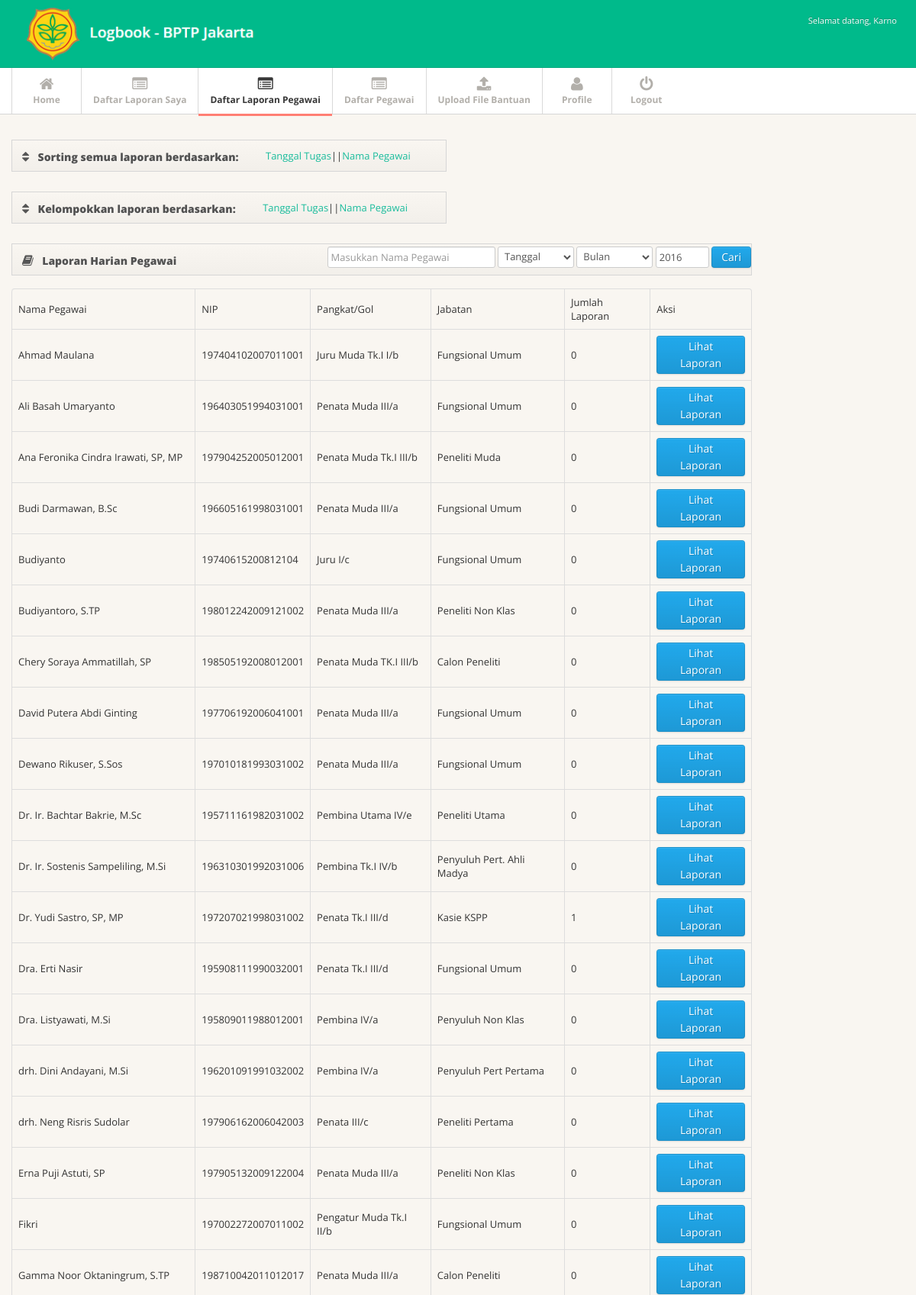
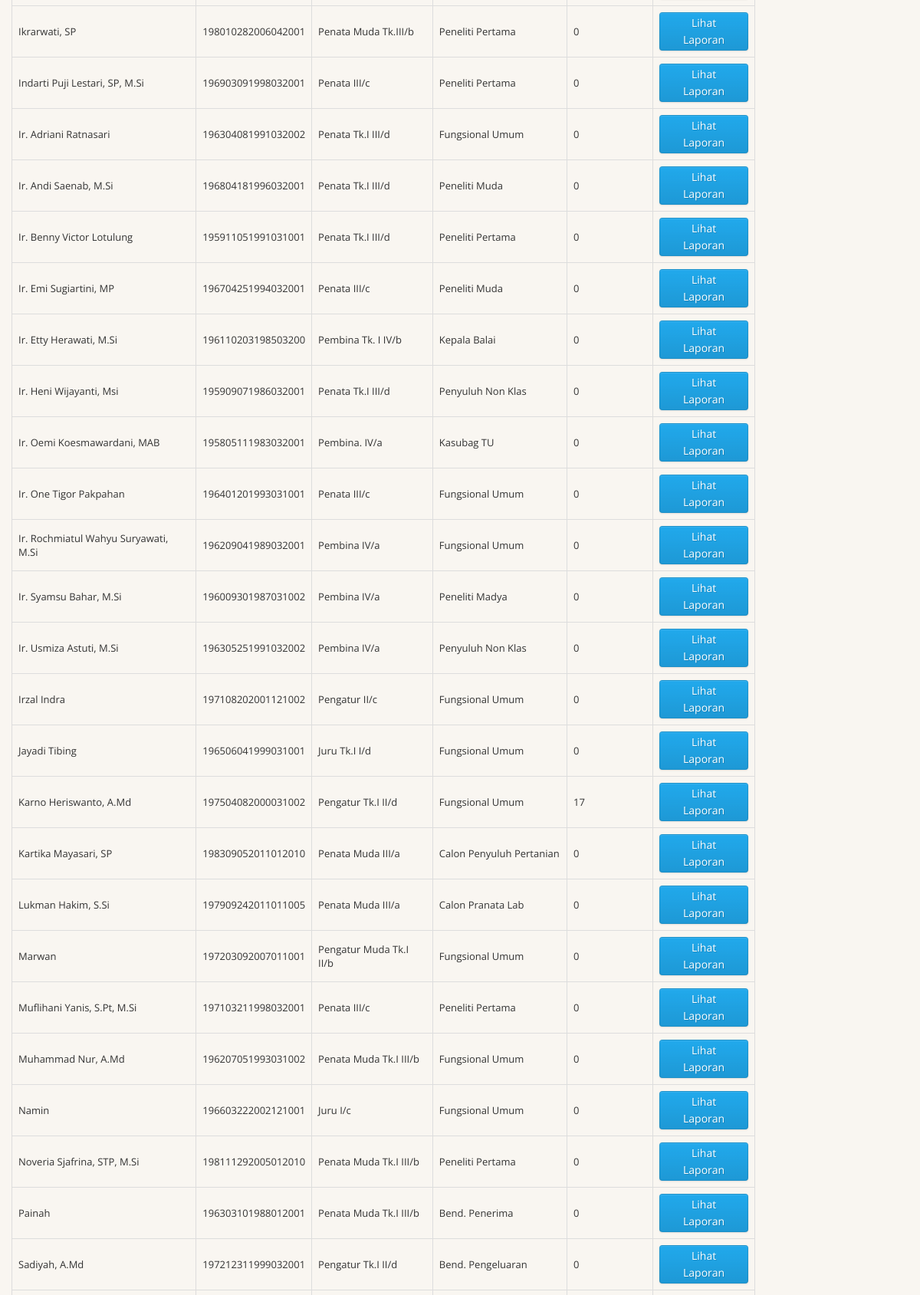
/level/admin/report-pegawai-kelompok.php?sort=nama (signed in, upper part), run on the app's committed database (2 pictures, top to bottom).
### tables this page shows
CREATE TABLE IF NOT EXISTS `user` (
  `nama` varchar(40) NOT NULL,
  `nip` varchar(18) NOT NULL,
  `pangkat` varchar(25) NOT NULL,
  `jabatan` varchar(25) NOT NULL,
  `username` varchar(15) NOT NULL,
  `password` varchar(10) NOT NULL,
  `role` varchar(11) NOT NULL
);

### level/admin/report-pegawai-kelompok.php (the view, shortened to what this page needs)
<?php
include "../../config/connect.php";
$currDate		= date('Y-m-d');
$year       = substr($currDate,0,4);
?>
<!DOCTYPE html>
<html lang="en">
<head>
<link href="../../assets/css/bootstrap.min.css" rel="stylesheet">
<link href="../../assets/css/bootstrap-responsive.min.css" rel="stylesheet">
<link href="../../assets/css/font-awesome.css" rel="stylesheet">
<link href="../../assets/css/style.css" rel="stylesheet">
<link href="../../assets/css/pages/dashboard.css" rel="stylesheet">
</head>
<body>
<?php
include "header-after-login.php";
?>
<div class="subnavbar">
  <div class="subnavbar-inner">
    <div class="container">
      <ul class="mainnav">
	  <li><a href="index.php"><i class="icon-home"></i><span>Home</span> </a> </li>
	  <li><a href="report.php"><i class="icon-list-alt"></i><span>Daftar Laporan Saya</span> </a> </li>
	  <li class="active"><a href="report-pegawai.php?sort=all"><i class="icon-list-alt"></i><span>Daftar Laporan Pegawai</span> </a> </li>
	  <li><a href="daftar-pegawai.php"><i class="icon-list-alt"></i><span>Daftar Pegawai</span> </a> </li>
	  <li><a href="halaman-upload.php"><i class="icon-upload-alt"></i><span>Upload File Bantuan</span> </a> </li>
      <li><a href="profile.php"><i class="icon-user"></i><span>Profile</span> </a> </li>
      <li class="nav navbar-nav navbar-right"><a href="logout.php"><i class="icon-off"></i><span>Logout</span> </a> </li>
    </div>
  </div>
</div>
<div class="main">
  <div class="main-inner">
  <div class="container">
	 <div class="row">
  <div class="widget widget-nopad">
			<div class="span6">
            <div class="widget-header"> <i class="icon-sort"></i>
              <h3> Sorting semua laporan berdasarkan:</h3> <a href="report-pegawai.php?sort=tanggal">Tanggal Tugas</a>||<a href="report-pegawai.php?sort=nama">Nama Pegawai</a>
            </div>
	</div>
	</div>
	</div>
	</div>
	  <div class="container">
	 <div class="row">
  <div class="widget widget-nopad">
			<div class="span6">
            <div class="widget-header"> <i class="icon-sort"></i>
              <h3> Kelompokkan laporan berdasarkan:</h3> <a href="report-pegawai-kelompok.php?sort=kelompok-tanggal">Tanggal Tugas</a>||<a href="report-pegawai-kelompok.php?sort=nama">Nama Pegawai</a>
            </div>
	</div>
	</div>
	</div>
	</div>
    <div class="container">
	 <div class="row">
        <div class="span10">
          <div class="widget widget-nopad">
            <div class="widget-header"> <i class="icon-book"></i>
			<div class='pull-right'>
			<form  name="cari_transaksi" action="search-laporan.php?=" method="post">
				<input type= "text" name="cari_laporan" placeholder="Masukkan Nama Pegawai"/>
				<select name="hari" style="width:100px">
					<option selected value="">Tanggal</option>
				</select>
				<select required name="bulan" style="width:100px">
					<option value="">Bulan</option>
				</select>
				<input type="text" name="tahun" value="<?php echo $year; ?>" style="width:60px">
				<input style="margin-bottom:8px" type="submit" class="btn btn-primary" name="submit" value="Cari"  />
			</form>
			</div>
              <h3> Laporan Harian Pegawai</h3>
            </div>
<div class="table-responsives">
<table class="table table-bordered">
    <?php
			if ($_GET['sort']=="kelompok-tanggal"){
			?>
			<tr>
			<td>Tanggal_tugas</td>
            <td>Jumlah Laporan</td>
			<td>Aksi</td>
			</tr>
			<?php
			$query ="SELECT distinct(`Tanggal_tugas`) FROM `uraian_tugas` ORDER BY Tanggal_tugas";
			$data = mysqli_query($con,$query);
			while ($fetch = mysqli_fetch_array($data)) {
	?>
       <tr>
            <td><?php echo $fetch['Tanggal_tugas']; ?></td>
			<?php
			$nama= $fetch['Tanggal_tugas'];
			$jml_laporan= "select count(Tanggal_tugas) FROM uraian_tugas WHERE Tanggal_tugas='$nama'";
			$que_jml = mysqli_query($con, $jml_laporan);
			$ambil = mysqli_fetch_array($que_jml);
			$lap = $ambil['count(Tanggal_tugas)'];
			?>
			<td><?php  echo $lap; ?></td>
            <td><a href="report-pegawai.php?sort=<?php echo $fetch['Tanggal_tugas']; ?>"><button button class="btn btn-primary">Lihat Laporan</button></a></td>
        </tr>
			<?php
			}
			?>
			</table>
			<?php
			}
			elseif($_GET['sort']=="all"){
			$query ="select * from uraian_tugas ";}
			elseif ($_GET['sort']=="nama"){
			$query ="select * from user order by nama";
			?>
			<tr>
			<td>Nama Pegawai</td>
			<td>NIP</td>
			<td>Pangkat/Gol</td>
			<td>Jabatan</td>
            <td>Jumlah Laporan</td>
			<td>Aksi</td>
			</tr>
			<?php
			$data = mysqli_query($con,$query);
    while ($fetch = mysqli_fetch_array($data)) {
	?>
       <tr>
            <td><?php echo $fetch['nama']; ?></td>
			<td><?php echo $fetch['nip']; ?></</td>
			<td><?php echo $fetch['pangkat']; ?></td>
            <td><?php echo $fetch['jabatan']; ?></td>
			<?php
			$nama= $fetch['nama'];
			$jml_laporan="select count(Isi_tugas) FROM uraian_tugas WHERE nama='$nama'";
			$que_jml = mysqli_query($con, $jml_laporan);
			$ambil = mysqli_fetch_array($que_jml);
			$lap = $ambil['count(Isi_tugas)'];
			?>
			<td><?php  echo $lap; ?></td>
            <td><a href="report-pegawai.php?sort=<?php echo $fetch['nama']; ?>"><button button class="btn btn-primary">Lihat Laporan</button></a></td>
        </tr>
    <?php
    }}
    ?>
</table>
          </div>
        </div>
      </div>
		</div>
    </div>
  </div>
</div>
</body>
</html>

### assets/css/style.css (style rules this page uses)
body { background: #f9f6f1; font: 13px/1.7em 'Open Sans'; }
input, button, select, textarea { font-family: 'Open Sans'; }
.table td { vertical-align: middle; }
.subnavbar { margin-bottom: 2.5em; }
.subnavbar-inner { height: 60px; background: #fff; border-bottom: 1px solid #d6d6d6; }
.subnavbar .container > ul { display: inline-block; height: 80px; padding: 0; margin: 0; }
.subnavbar .container > ul > li { float: left; min-width: 90px; height: 60px; padding: 0; margin: 0; text-align: center; list-style: none; border-left: 1px solid #d9d9d9; }
.subnavbar .container > ul > li > a { display: block; height: 100%; padding: 0 15px; font-size: 12px; font-weight: bold; color: #b2afaa; }
.subnavbar .container > ul > li > a > i { display: inline-block; width: 24px; height: 24px; margin-top: 11px; margin-bottom: -3px; font-size: 20px; }
.subnavbar .container > ul > li > a > span { display: block; }
.subnavbar .container > ul > li.active > a { border-bottom:3px solid #ff7f74; color: #383838; }
.main { padding-bottom: 2em; border-bottom: 1px solid #000; }
.widget { position: relative; clear: both; width: auto; margin-bottom: 2em; overflow: hidden; }
.widget-header { position: relative; height: 40px; line-height: 40px; background: #f9f6f1; background:-moz-linear-gradient(top, #f9f6f1 0%, #f2efea 100%); background:-webkit-gradient(linear, left top, left bottom, color-stop(0%,#f9f6f1), color-stop(100%,#f2efea)); background:-webkit-linear-gradient(top, #f9f6f1 0%,#f2efea 100%); background:-o-linear-gradient(top, #f9f6f1 0%,#f2efea 100%); background:-ms-linear-gradient(top, #f9f6f1 0%,#f2efea 100%); background:linear-gradient(top, #f9f6f1 0%,#f2efea 100%); filter: progid:DXImageTransform.Microsoft.gradient(startColorstr='#f9f6f1', endColorstr='#f2efea'); -ms-filter: "progid:DXImageTransform.Microsoft.gradient(startColorstr='#f9f6f1', endColorstr='#f2efea')"; border: 1px solid #d6d6d6; -webkit-background-clip: padding-box; }
.widget-header h3 { position: relative; top: 2px; left: 10px; display: inline-block; margin-right: 3em; font-size: 14px; font-weight: 800; color: #525252; line-height: 18px; text-shadow: 1px 1px 2px rgba(255,255,255,.5); }
.widget-header [class^="icon-"], .widget-header [class*=" icon-"] { display: inline-block; margin-left: 13px; margin-right: -2px; font-size: 16px; color: #555; vertical-align: middle; }

### data on the page
user: nama "Ahmad Maulana", nip "197404102007011001", pangkat "Juru Muda Tk.I I/b", jabatan "Fungsional Umum", lap "0"
user: nama "Ali Basah Umaryanto", nip "196403051994031001", pangkat "Penata Muda III/a", jabatan "Fungsional Umum", lap "0"
user: nama "Ana Feronika Cindra Irawati, SP, MP", nip "197904252005012001", pangkat "Penata Muda Tk.I III/b", jabatan "Peneliti Muda", lap "0"
user: nama "Budi Darmawan, B.Sc", nip "196605161998031001", pangkat "Penata Muda III/a", jabatan "Fungsional Umum", lap "0"
user: nama "Budiyanto", nip "19740615200812104", pangkat "Juru I/c", jabatan "Fungsional Umum", lap "0"
user: nama "Budiyantoro, S.TP", nip "198012242009121002", pangkat "Penata Muda III/a", jabatan "Peneliti Non Klas", lap "0"
user: nama "Chery Soraya Ammatillah, SP", nip "198505192008012001", pangkat "Penata Muda TK.I III/b", jabatan "Calon Peneliti", lap "0"
user: nama "David Putera Abdi Ginting", nip "197706192006041001", pangkat "Penata Muda III/a", jabatan "Fungsional Umum", lap "0"
user: nama "Dewano Rikuser, S.Sos", nip "197010181993031002", pangkat "Penata Muda III/a", jabatan "Fungsional Umum", lap "0"
user: nama "Dr. Ir. Bachtar Bakrie, M.Sc", nip "195711161982031002", pangkat "Pembina Utama IV/e", jabatan "Peneliti Utama", lap "0"
user: nama "Dr. Ir. Sostenis Sampeliling, M.Si", nip "196310301992031006", pangkat "Pembina Tk.I IV/b", jabatan "Penyuluh Pert. Ahli Madya", lap "0"
user: nama "Dr. Yudi Sastro, SP, MP", nip "197207021998031002", pangkat "Penata Tk.I III/d", jabatan "Kasie KSPP", lap "1"
user: nama "Dra. Erti Nasir", nip "195908111990032001", pangkat "Penata Tk.I III/d", jabatan "Fungsional Umum", lap "0"
user: nama "Dra. Listyawati, M.Si", nip "195809011988012001", pangkat "Pembina IV/a", jabatan "Penyuluh Non Klas", lap "0"
user: nama "drh. Dini Andayani, M.Si", nip "196201091991032002", pangkat "Pembina IV/a", jabatan "Penyuluh Pert Pertama", lap "0"
user: nama "drh. Neng Risris Sudolar", nip "197906162006042003", pangkat "Penata III/c", jabatan "Peneliti Pertama", lap "0"
user: nama "Erna Puji Astuti, SP", nip "197905132009122004", pangkat "Penata Muda III/a", jabatan "Peneliti Non Klas", lap "0"
user: nama "Fikri", nip "197002272007011002", pangkat "Pengatur Muda Tk.I II/b", jabatan "Fungsional Umum", lap "0"
user: nama "Gamma Noor Oktaningrum, S.TP", nip "198710042011012017", pangkat "Penata Muda III/a", jabatan "Calon Peneliti", lap "0"
user: nama "Ikrarwati, SP", nip "198010282006042001", pangkat "Penata Muda Tk.III/b", jabatan "Peneliti Pertama", lap "0"
user: nama "Indarti Puji Lestari, SP, M.Si", nip "196903091998032001", pangkat "Penata III/c", jabatan "Peneliti Pertama", lap "0"
user: nama "Ir. Adriani Ratnasari", nip "196304081991032002", pangkat "Penata Tk.I III/d", jabatan "Fungsional Umum", lap "0"
user: nama "Ir. Andi Saenab, M.Si", nip "196804181996032001", pangkat "Penata Tk.I III/d", jabatan "Peneliti Muda", lap "0"
user: nama "Ir. Benny Victor Lotulung", nip "195911051991031001", pangkat "Penata Tk.I III/d", jabatan "Peneliti Pertama", lap "0"
user: nama "Ir. Emi Sugiartini, MP", nip "196704251994032001", pangkat "Penata III/c", jabatan "Peneliti Muda", lap "0"
user: nama "Ir. Etty Herawati, M.Si", nip "196110203198503200", pangkat "Pembina Tk. I IV/b", jabatan "Kepala Balai", lap "0"
user: nama "Ir. Heni Wijayanti, Msi", nip "195909071986032001", pangkat "Penata Tk.I III/d", jabatan "Penyuluh Non Klas", lap "0"
user: nama "Ir. Oemi Koesmawardani, MAB", nip "195805111983032001", pangkat "Pembina. IV/a", jabatan "Kasubag TU", lap "0"
user: nama "Ir. One Tigor Pakpahan", nip "196401201993031001", pangkat "Penata III/c", jabatan "Fungsional Umum", lap "0"
user: nama "Ir. Rochmiatul Wahyu Suryawati, M.Si", nip "196209041989032001", pangkat "Pembina IV/a", jabatan "Fungsional Umum", lap "0"
user: nama "Ir. Syamsu Bahar, M.Si", nip "196009301987031002", pangkat "Pembina IV/a", jabatan "Peneliti Madya", lap "0"
user: nama "Ir. Usmiza Astuti, M.Si", nip "196305251991032002", pangkat "Pembina IV/a", jabatan "Penyuluh Non Klas", lap "0"
user: nama "Irzal Indra", nip "197108202001121002", pangkat "Pengatur II/c", jabatan "Fungsional Umum", lap "0"
user: nama "Jayadi Tibing", nip "196506041999031001", pangkat "Juru Tk.I I/d", jabatan "Fungsional Umum", lap "0"
user: nama "Karno Heriswanto, A.Md", nip "197504082000031002", pangkat "Pengatur Tk.I II/d", jabatan "Fungsional Umum", lap "17"
user: nama "Kartika Mayasari, SP", nip "198309052011012010", pangkat "Penata Muda III/a", jabatan "Calon Penyuluh Pertanian", lap "0"
user: nama "Lukman Hakim, S.Si", nip "197909242011011005", pangkat "Penata Muda III/a", jabatan "Calon Pranata Lab", lap "0"
user: nama "Marwan", nip "197203092007011001", pangkat "Pengatur Muda Tk.I II/b", jabatan "Fungsional Umum", lap "0"
user: nama "Muflihani Yanis, S.Pt, M.Si", nip "197103211998032001", pangkat "Penata III/c", jabatan "Peneliti Pertama", lap "0"
user: nama "Muhammad Nur, A.Md", nip "196207051993031002", pangkat "Penata Muda Tk.I III/b", jabatan "Fungsional Umum", lap "0"
user: nama "Namin", nip "196603222002121001", pangkat "Juru I/c", jabatan "Fungsional Umum", lap "0"
user: nama "Noveria Sjafrina, STP, M.Si", nip "198111292005012010", pangkat "Penata Muda Tk.I III/b", jabatan "Peneliti Pertama", lap "0"
user: nama "Painah", nip "196303101988012001", pangkat "Penata Muda Tk.I III/b", jabatan "Bend. Penerima", lap "0"
user: nama "Sadiyah, A.Md", nip "197212311999032001", pangkat "Pengatur Tk.I II/d", jabatan "Bend. Pengeluaran", lap "0"

### other printed values
$_SESSION['userid'] "Karno"
